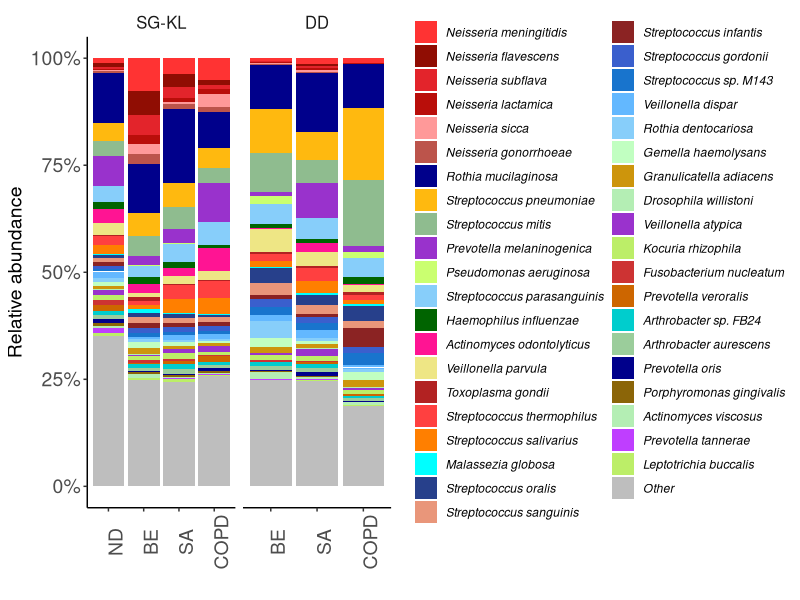

Generate this figure with R:
## ---- chunk 1
library(ggplot2)
library(RColorBrewer)
library(reshape2)
## ---- chunk 2
meta_data = read.table(
  "../Data/Figure_7/Top40analysis.csv"
  , header=T, stringsAsFactors=FALSE, sep=",")
meta_data <- subset(meta_data, Disease != "Blank")
meta_data <- melt(meta_data)
meta_data$Disease <- factor(meta_data$Disease, levels=c("ND", "BE", "SA", "COPD"))
meta_data$Geo.Origin <- factor(meta_data$Geo.Origin, levels=c("SG-KL", "DD"))

levels(meta_data$variable)<-
  c("Neisseria meningitidis",
    "Neisseria flavescens",
    "Neisseria subflava",
    "Neisseria lactamica",
    "Neisseria sicca",
    "Neisseria gonorrhoeae",
    "Rothia mucilaginosa",
    "Streptococcus pneumoniae",
    "Streptococcus mitis",
    "Prevotella melaninogenica",
    "Pseudomonas aeruginosa",
    "Streptococcus parasanguinis",
    "Haemophilus influenzae",
    "Actinomyces odontolyticus",
    "Veillonella parvula",
    "Toxoplasma gondii",
    "Streptococcus thermophilus",
    "Streptococcus salivarius",
    "Malassezia globosa",
    "Streptococcus oralis",
    "Streptococcus sanguinis",
    "Streptococcus infantis",
    "Streptococcus gordonii",
    "Streptococcus sp. M143",
    "Veillonella dispar",
    "Rothia dentocariosa",
    "Gemella haemolysans",
    "Granulicatella adiacens",
    "Drosophila willistoni",
    "Veillonella atypica",
    "Kocuria rhizophila",
    "Fusobacterium nucleatum",
    "Prevotella veroralis",
    "Arthrobacter sp. FB24",
    "Arthrobacter aurescens",
    "Prevotella oris",
    "Porphyromonas gingivalis",
    "Actinomyces viscosus",
    "Prevotella tannerae",
    "Leptotrichia buccalis",
    "Other"
  )
## ---- chunk 3
ggplot(data=meta_data,aes(x=Disease, y=value, fill=variable))+
  geom_bar(aes(), stat="identity", position = "fill") +
  scale_fill_manual(values = c("#ff3333","#900D03", "#E3242B", "#B90E0A", "#ff9999","#BC544B", 
                               "darkblue", "darkgoldenrod1", "darkseagreen", "darkorchid", "darkolivegreen1", 
                               "lightskyblue", "darkgreen", "deeppink", "khaki2", "firebrick", "brown1", 
                               "darkorange1", "cyan1", "royalblue4", "darksalmon", "brown4", "royalblue3", 
                               "dodgerblue3", "steelblue1", "lightskyblue", "darkseagreen1", "darkgoldenrod3", 
                               "darkseagreen2", "darkorchid3", "darkolivegreen2", "brown3", "darkorange3", "cyan3", 
                               "darkseagreen3", "darkblue", "darkgoldenrod4", "darkseagreen2", "darkorchid1", 
                                "darkolivegreen2", "grey" )) +
  scale_y_continuous(labels = scales::percent)+
  theme(legend.position="right",
        axis.text=element_text(size=14),
        axis.title=element_text(size=14),
        axis.text.x = element_text(angle = 90),
        panel.background = element_rect(fill = NA),
        axis.line = element_line(size = 0.5, colour = "black"),
        legend.title = element_blank(),
        legend.text = element_text(face = "italic")) + 
  guides(fill=guide_legend(ncol=2), size = .1)+
  xlab("")+
  ylab("Relative abundance")+
  facet_wrap(~meta_data$Geo.Origin, scales="free_x")+
  theme(
    strip.background = element_rect(
      color="white", fill="white", size=1, linetype="solid"),
    strip.text.x = element_text(size = 12)
    )
